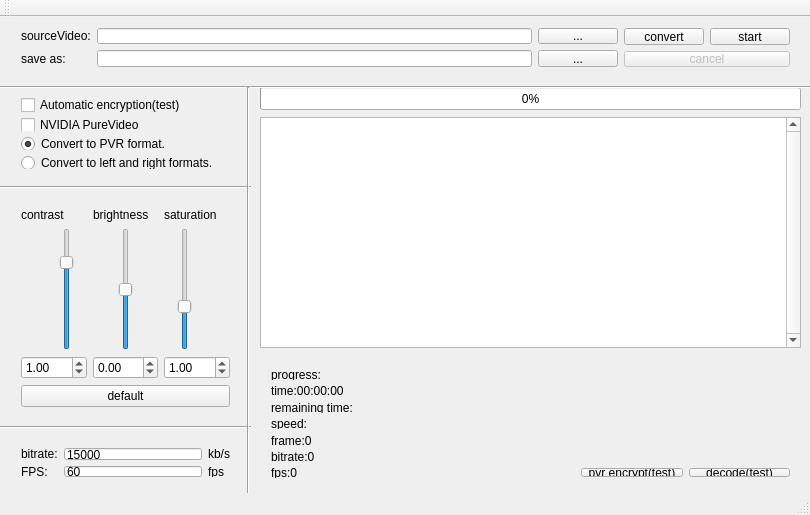
<?xml version="1.0" encoding="UTF-8"?>
<ui version="4.0">
 <class>MainWindow</class>
 <widget class="QMainWindow" name="MainWindow">
  <property name="enabled">
   <bool>true</bool>
  </property>
  <property name="geometry">
   <rect>
    <x>0</x>
    <y>0</y>
    <width>810</width>
    <height>515</height>
   </rect>
  </property>
  <property name="windowTitle">
   <string>MainWindow</string>
  </property>
  <property name="toolButtonStyle">
   <enum>Qt::ToolButtonIconOnly</enum>
  </property>
  <widget class="QWidget" name="centralWidget">
   <widget class="QPlainTextEdit" name="te_echo">
    <property name="geometry">
     <rect>
      <x>260</x>
      <y>100</y>
      <width>541</width>
      <height>231</height>
     </rect>
    </property>
    <property name="font">
     <font>
      <family>Courier</family>
     </font>
    </property>
    <property name="frameShape">
     <enum>QFrame::StyledPanel</enum>
    </property>
    <property name="frameShadow">
     <enum>QFrame::Sunken</enum>
    </property>
    <property name="verticalScrollBarPolicy">
     <enum>Qt::ScrollBarAlwaysOn</enum>
    </property>
    <property name="horizontalScrollBarPolicy">
     <enum>Qt::ScrollBarAsNeeded</enum>
    </property>
   </widget>
   <widget class="QProgressBar" name="progressBar">
    <property name="geometry">
     <rect>
      <x>260</x>
      <y>70</y>
      <width>541</width>
      <height>23</height>
     </rect>
    </property>
    <property name="value">
     <number>0</number>
    </property>
   </widget>
   <widget class="QWidget" name="horizontalLayoutWidget">
    <property name="geometry">
     <rect>
      <x>10</x>
      <y>0</y>
      <width>791</width>
      <height>61</height>
     </rect>
    </property>
    <layout class="QHBoxLayout" name="horizontalLayout_2">
     <item>
      <layout class="QFormLayout" name="formLayout">
       <item row="0" column="0">
        <widget class="QLabel" name="label">
         <property name="text">
          <string>sourceVideo:</string>
         </property>
        </widget>
       </item>
       <item row="0" column="1">
        <layout class="QHBoxLayout" name="horizontalLayout">
         <item>
          <widget class="QLineEdit" name="le_inputFileName"/>
         </item>
         <item>
          <widget class="QPushButton" name="btn_inputFileName">
           <property name="text">
            <string>...</string>
           </property>
          </widget>
         </item>
        </layout>
       </item>
       <item row="1" column="0">
        <widget class="QLabel" name="label_3">
         <property name="text">
          <string>save as:</string>
         </property>
        </widget>
       </item>
       <item row="1" column="1">
        <layout class="QHBoxLayout" name="horizontalLayout_3">
         <item>
          <widget class="QLineEdit" name="le_outputFileName"/>
         </item>
         <item>
          <widget class="QPushButton" name="btn_outputFileName">
           <property name="text">
            <string>...</string>
           </property>
          </widget>
         </item>
        </layout>
       </item>
      </layout>
     </item>
     <item>
      <layout class="QVBoxLayout" name="verticalLayout">
       <item>
        <layout class="QHBoxLayout" name="horizontalLayout_5">
         <item>
          <widget class="QPushButton" name="btn_convert">
           <property name="text">
            <string>convert</string>
           </property>
          </widget>
         </item>
         <item>
          <widget class="QPushButton" name="btn_start">
           <property name="text">
            <string>start</string>
           </property>
          </widget>
         </item>
        </layout>
       </item>
       <item>
        <widget class="QPushButton" name="btn_cancel">
         <property name="enabled">
          <bool>false</bool>
         </property>
         <property name="text">
          <string>cancel</string>
         </property>
         <property name="checkable">
          <bool>false</bool>
         </property>
         <property name="default">
          <bool>false</bool>
         </property>
        </widget>
       </item>
      </layout>
     </item>
    </layout>
   </widget>
   <widget class="QWidget" name="">
    <property name="geometry">
     <rect>
      <x>10</x>
      <y>180</y>
      <width>231</width>
      <height>221</height>
     </rect>
    </property>
    <layout class="QVBoxLayout" name="verticalLayout_4">
     <item>
      <layout class="QHBoxLayout" name="horizontalLayout_9">
       <item>
        <widget class="QLabel" name="label_6">
         <property name="layoutDirection">
          <enum>Qt::LeftToRight</enum>
         </property>
         <property name="text">
          <string>contrast</string>
         </property>
        </widget>
       </item>
       <item>
        <widget class="QLabel" name="label_7">
         <property name="text">
          <string>brightness</string>
         </property>
        </widget>
       </item>
       <item>
        <widget class="QLabel" name="label_5">
         <property name="text">
          <string>saturation</string>
         </property>
        </widget>
       </item>
      </layout>
     </item>
     <item>
      <layout class="QHBoxLayout" name="horizontalLayout_8">
       <item>
        <widget class="QSlider" name="vs_contrast">
         <property name="minimum">
          <number>-20</number>
         </property>
         <property name="maximum">
          <number>20</number>
         </property>
         <property name="singleStep">
          <number>1</number>
         </property>
         <property name="value">
          <number>10</number>
         </property>
         <property name="orientation">
          <enum>Qt::Vertical</enum>
         </property>
         <property name="tickPosition">
          <enum>QSlider::NoTicks</enum>
         </property>
        </widget>
       </item>
       <item>
        <widget class="QSlider" name="vs_brightness">
         <property name="minimum">
          <number>-10</number>
         </property>
         <property name="maximum">
          <number>10</number>
         </property>
         <property name="orientation">
          <enum>Qt::Vertical</enum>
         </property>
        </widget>
       </item>
       <item>
        <widget class="QSlider" name="vs_saturation">
         <property name="maximum">
          <number>30</number>
         </property>
         <property name="value">
          <number>10</number>
         </property>
         <property name="orientation">
          <enum>Qt::Vertical</enum>
         </property>
        </widget>
       </item>
      </layout>
     </item>
     <item>
      <layout class="QHBoxLayout" name="horizontalLayout_10">
       <item>
        <widget class="QDoubleSpinBox" name="dsb_contrast">
         <property name="minimum">
          <double>-2.000000000000000</double>
         </property>
         <property name="maximum">
          <double>2.000000000000000</double>
         </property>
         <property name="singleStep">
          <double>0.100000000000000</double>
         </property>
         <property name="value">
          <double>1.000000000000000</double>
         </property>
        </widget>
       </item>
       <item>
        <widget class="QDoubleSpinBox" name="dsb_brightness">
         <property name="minimum">
          <double>-1.000000000000000</double>
         </property>
         <property name="maximum">
          <double>1.000000000000000</double>
         </property>
         <property name="singleStep">
          <double>0.100000000000000</double>
         </property>
        </widget>
       </item>
       <item>
        <widget class="QDoubleSpinBox" name="dsb_saturation">
         <property name="maximum">
          <double>3.000000000000000</double>
         </property>
         <property name="singleStep">
          <double>0.100000000000000</double>
         </property>
         <property name="value">
          <double>1.000000000000000</double>
         </property>
        </widget>
       </item>
      </layout>
     </item>
     <item>
      <widget class="QPushButton" name="but_eq_default">
       <property name="text">
        <string>default</string>
       </property>
      </widget>
     </item>
    </layout>
   </widget>
   <widget class="QWidget" name="">
    <property name="geometry">
     <rect>
      <x>570</x>
      <y>440</y>
      <width>231</width>
      <height>31</height>
     </rect>
    </property>
    <layout class="QHBoxLayout" name="horizontalLayout_6">
     <item>
      <widget class="QPushButton" name="btn_encrypt">
       <property name="text">
        <string>pvr encrypt(test)</string>
       </property>
      </widget>
     </item>
     <item>
      <widget class="QPushButton" name="but_decode">
       <property name="text">
        <string>decode(test)</string>
       </property>
      </widget>
     </item>
    </layout>
   </widget>
   <widget class="QWidget" name="">
    <property name="geometry">
     <rect>
      <x>260</x>
      <y>341</y>
      <width>261</width>
      <height>131</height>
     </rect>
    </property>
    <layout class="QVBoxLayout" name="verticalLayout_2">
     <item>
      <widget class="QLabel" name="ql_progress">
       <property name="text">
        <string>progress:</string>
       </property>
      </widget>
     </item>
     <item>
      <widget class="QLabel" name="ql_time">
       <property name="text">
        <string>time:00:00:00</string>
       </property>
      </widget>
     </item>
     <item>
      <widget class="QLabel" name="ql_remainingTime">
       <property name="text">
        <string>remaining time:</string>
       </property>
      </widget>
     </item>
     <item>
      <widget class="QLabel" name="ql_speed">
       <property name="text">
        <string>speed:</string>
       </property>
      </widget>
     </item>
     <item>
      <widget class="QLabel" name="ql_frame">
       <property name="text">
        <string>frame:0</string>
       </property>
      </widget>
     </item>
     <item>
      <widget class="QLabel" name="ql_bitrate">
       <property name="text">
        <string>bitrate:0</string>
       </property>
      </widget>
     </item>
     <item>
      <widget class="QLabel" name="ql_fps">
       <property name="text">
        <string>fps:0</string>
       </property>
      </widget>
     </item>
    </layout>
   </widget>
   <widget class="QWidget" name="">
    <property name="geometry">
     <rect>
      <x>10</x>
      <y>70</y>
      <width>229</width>
      <height>93</height>
     </rect>
    </property>
    <layout class="QVBoxLayout" name="verticalLayout_3">
     <item>
      <widget class="QCheckBox" name="cb_encrypt">
       <property name="text">
        <string>Automatic encryption(test)</string>
       </property>
      </widget>
     </item>
     <item>
      <widget class="QCheckBox" name="cb_purevideo">
       <property name="text">
        <string>NVIDIA PureVideo</string>
       </property>
      </widget>
     </item>
     <item>
      <widget class="QRadioButton" name="rb_pvr">
       <property name="enabled">
        <bool>true</bool>
       </property>
       <property name="text">
        <string>Convert to PVR format.</string>
       </property>
       <property name="checked">
        <bool>true</bool>
       </property>
      </widget>
     </item>
     <item>
      <widget class="QRadioButton" name="rb_lr">
       <property name="text">
        <string>Convert to left and right formats.</string>
       </property>
      </widget>
     </item>
    </layout>
   </widget>
   <widget class="QWidget" name="horizontalLayoutWidget_2">
    <property name="geometry">
     <rect>
      <x>10</x>
      <y>420</y>
      <width>231</width>
      <height>51</height>
     </rect>
    </property>
    <layout class="QHBoxLayout" name="horizontalLayout_4">
     <item>
      <layout class="QVBoxLayout" name="verticalLayout_7">
       <item>
        <widget class="QLabel" name="label_4">
         <property name="text">
          <string>bitrate:</string>
         </property>
        </widget>
       </item>
       <item>
        <widget class="QLabel" name="label_8">
         <property name="text">
          <string>FPS:</string>
         </property>
        </widget>
       </item>
      </layout>
     </item>
     <item>
      <layout class="QVBoxLayout" name="verticalLayout_5">
       <item>
        <widget class="QLineEdit" name="le_bitrate">
         <property name="text">
          <string>15000</string>
         </property>
        </widget>
       </item>
       <item>
        <widget class="QLineEdit" name="le_fps">
         <property name="text">
          <string>60</string>
         </property>
        </widget>
       </item>
      </layout>
     </item>
     <item>
      <layout class="QVBoxLayout" name="verticalLayout_6">
       <item>
        <widget class="QLabel" name="label_2">
         <property name="text">
          <string>kb/s</string>
         </property>
        </widget>
       </item>
       <item>
        <widget class="QLabel" name="label_9">
         <property name="text">
          <string>fps</string>
         </property>
        </widget>
       </item>
      </layout>
     </item>
    </layout>
   </widget>
   <widget class="Line" name="line">
    <property name="enabled">
     <bool>true</bool>
    </property>
    <property name="geometry">
     <rect>
      <x>0</x>
      <y>60</y>
      <width>811</width>
      <height>20</height>
     </rect>
    </property>
    <property name="orientation">
     <enum>Qt::Horizontal</enum>
    </property>
   </widget>
   <widget class="Line" name="line_3">
    <property name="geometry">
     <rect>
      <x>0</x>
      <y>160</y>
      <width>251</width>
      <height>20</height>
     </rect>
    </property>
    <property name="orientation">
     <enum>Qt::Horizontal</enum>
    </property>
   </widget>
   <widget class="Line" name="line_4">
    <property name="geometry">
     <rect>
      <x>0</x>
      <y>400</y>
      <width>251</width>
      <height>20</height>
     </rect>
    </property>
    <property name="orientation">
     <enum>Qt::Horizontal</enum>
    </property>
   </widget>
   <widget class="Line" name="line_2">
    <property name="geometry">
     <rect>
      <x>240</x>
      <y>70</y>
      <width>16</width>
      <height>411</height>
     </rect>
    </property>
    <property name="orientation">
     <enum>Qt::Vertical</enum>
    </property>
   </widget>
   <widget class="Line" name="line_5">
    <property name="enabled">
     <bool>true</bool>
    </property>
    <property name="geometry">
     <rect>
      <x>0</x>
      <y>470</y>
      <width>811</width>
      <height>20</height>
     </rect>
    </property>
    <property name="orientation">
     <enum>Qt::Horizontal</enum>
    </property>
   </widget>
   <zorder>te_echo</zorder>
   <zorder>progressBar</zorder>
   <zorder>horizontalLayoutWidget</zorder>
   <zorder></zorder>
   <zorder></zorder>
   <zorder></zorder>
   <zorder></zorder>
   <zorder>ql_progress</zorder>
   <zorder>horizontalLayoutWidget_2</zorder>
   <zorder>line</zorder>
   <zorder>line_3</zorder>
   <zorder>line_4</zorder>
   <zorder>line_2</zorder>
   <zorder>line_5</zorder>
  </widget>
  <widget class="QMenuBar" name="menuBar">
   <property name="geometry">
    <rect>
     <x>0</x>
     <y>0</y>
     <width>810</width>
     <height>23</height>
    </rect>
   </property>
  </widget>
  <widget class="QToolBar" name="mainToolBar">
   <attribute name="toolBarArea">
    <enum>TopToolBarArea</enum>
   </attribute>
   <attribute name="toolBarBreak">
    <bool>false</bool>
   </attribute>
  </widget>
  <widget class="QStatusBar" name="statusBar"/>
 </widget>
 <layoutdefault spacing="6" margin="11"/>
 <resources/>
 <connections/>
</ui>
